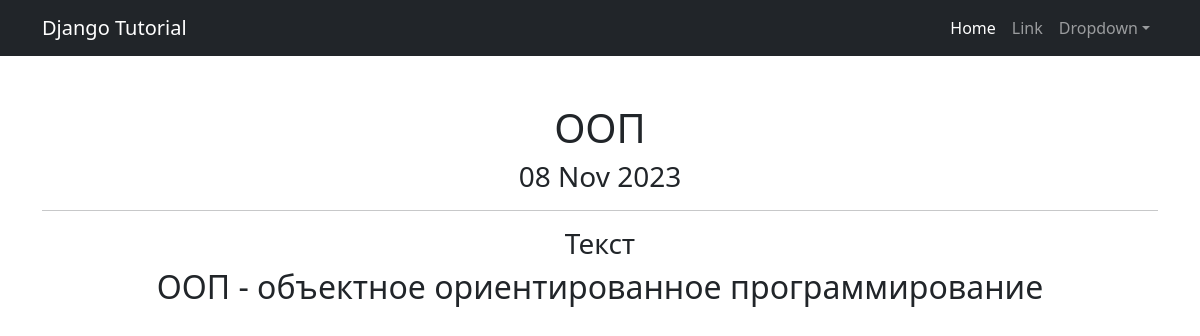
The page /news/2 on the database its author committed.
### News/models.py (models this page shows, shortened)
class News(models.Model):
    name = models.CharField(
        max_length=50,
        unique=True,
    )
    description = models.TextField()
    dataCreation = models.DateTimeField(auto_now_add=True)
    category = models.ForeignKey(
        to='Category',
        on_delete=models.CASCADE,
        related_name='products',  # все продукты в категории будут доступны через поле products
    )

### News/views.py (the view)
# urls.py: path('<int:pk>', NewsDetail.as_view()),
class NewsDetail(DetailView):
    model = News
    template_name = 'onenews.html'
    context_object_name = 'onenews'

### News/templatetags/custom_filters.py (called while the page is built)
@register.filter()
def censor(description):
    words = description.split()  # Используем другое имя для списка слов
    censor_list = []
    for word in words:
        if word.lower() in bad_words:
            censor_word = word[0] + '*' * (len(word) - 1)
            censor_list.append(censor_word)
        else:
            censor_list.append(word)
    return ' '.join(censor_list)  # Склеиваем слова обратно в строку

### templates/onenews.html (shortened to what this page needs)
{% extends 'flatpages/default.html' %}
{% load custom_filters %}
{% block content %}
{% if onenews %}
<h1>{{onenews.name}}</h1>
<h3>{{onenews.dataCreation|date:"d M Y"}}</h3>
<hr>
<h3>Текст</h3>
<h2>{{onenews.description|censor}}</h2>
{% else %}
   <h2>Такой новости нет</h2>
{% endif %}
{% endblock content %}

### rows shown on the page
News: name "ООП", dataCreation "08 Nov 2023", description|censor "ООП - объектное ориентированное программирование"
